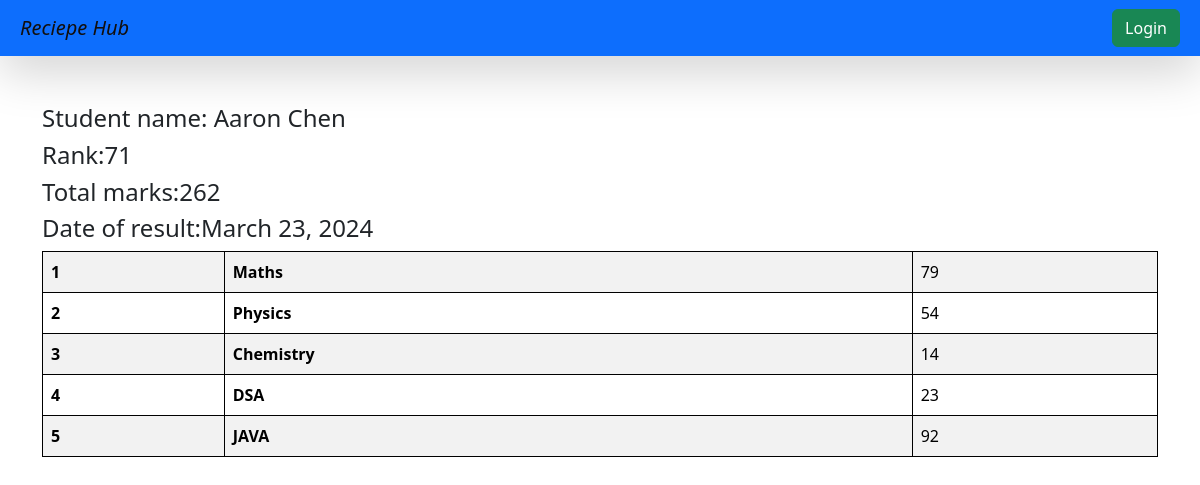
The page /see-marks/STU-0138/ on the database its author committed.
### vege/models.py (models this page shows, shortened)
class Student(models.Model):
    department = models.ForeignKey(Department,related_name="depart", on_delete=models.CASCADE)
    student_id = models.OneToOneField(StudentID, related_name="studentid", on_delete=models.SET_NULL, null=True)
    student_name= models.CharField(max_length= 100)
    student_email = models.EmailField(unique= True)
    student_age = models.IntegerField(default= 18)
    student_address = models.TextField()
    class Meta:
        ordering =['student_name']
        verbose_name ="student"

class Subject_marks(models.Model):
    student= models.ForeignKey(Student, related_name= "studentmarks", on_delete= models.CASCADE)
    subject= models.ForeignKey(Subject,on_delete= models.CASCADE)
    marks= models.IntegerField()
    class Meta:
        unique_together= ['student','subject']

class Reportcard(models.Model):
    student= models.ForeignKey(Student, related_name= "studentreport", on_delete= models.CASCADE)
    student_rank= models.IntegerField()
    date_of_report_card_generation= models.DateField(auto_now_add=True)
    class Meta:
        unique_together= ['student_rank','date_of_report_card_generation']

class Subject(models.Model):
    subject_name= models.CharField(max_length= 100)

### vege/views.py (the view)
# urls.py: path('see-marks/<student_id>/',see_marks, name='see_marks'),
def see_marks(request, student_id):
    queryset = Subject_marks.objects.filter(student__student_id__student_id=student_id)
    total_marks = queryset.aggregate(total_marks=Sum('marks'))
    student = get_object_or_404(Student, student_id__student_id=student_id)
    student_name = student.student_name
    return render(request, "report/see-marks.html", {'queryset':queryset,'total_marks':total_marks,'student_name':student_name,})

### vege/templates/report/see-marks.html
{% extends "base.html" %}
{% block start %}
<div class="container mt-5" >
    <h4>Student name: {{student_name}}</h4>
    <h4>Rank:{{queryset.first.student.studentreport.first.student_rank}}</h4>
    <h4>Total marks:{{total_marks.total_marks}}</h4>
    <h4>Date of result:{{queryset.first.student.studentreport.first.date_of_report_card_generation}}</h4>
    <table class="table table-striped">
        <tbody>
            {% for marks in queryset %}
          <tr>
            <th scope="row">{{forloop.counter}}</th>
            <td>
              <b> {{marks.subject.subject_name}}  </b>
              </td>
            <td>
                {{marks.marks}}</td>
          </tr>
             {% endfor %}
            </tbody>
    </table>
{% endblock %}

### home/templates/base.html (style rules this page uses)
table, th, td { border: 1px solid black; }

### rows shown on the page
Student: student_name "Aaron Chen"
Subject_marks: first.student.studentreport.first.student_rank "71", first.student.studentreport.first.date_of_report_card_generation "March 23, 2024", subject.subject_name "Maths", marks "79"
Subject_marks: subject.subject_name "Physics", marks "54"
Subject_marks: subject.subject_name "Chemistry", marks "14"
Subject_marks: subject.subject_name "DSA", marks "23"
Subject_marks: subject.subject_name "JAVA", marks "92"

### other values the page prints
{{ total_marks.total_marks }} "262"
